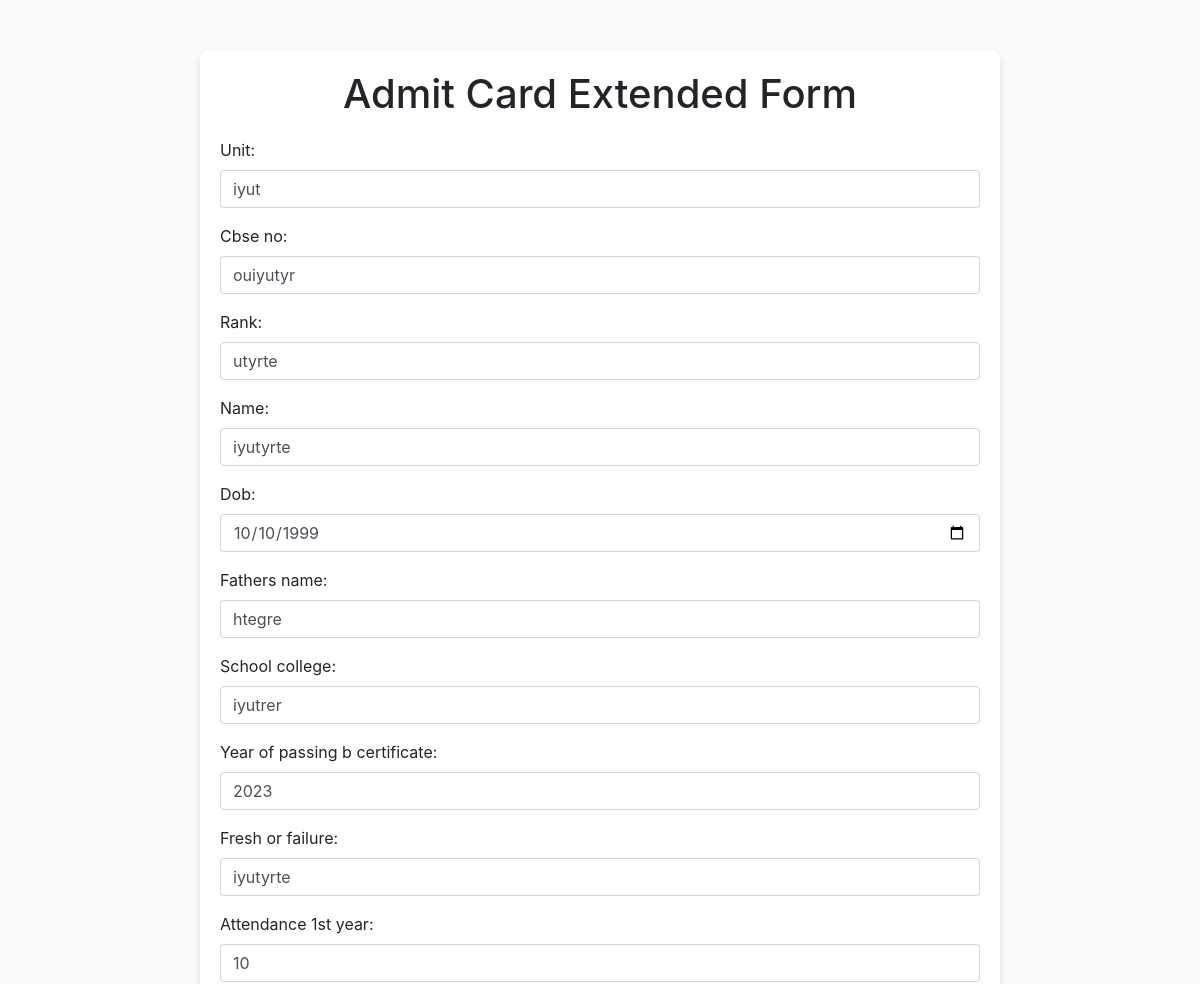
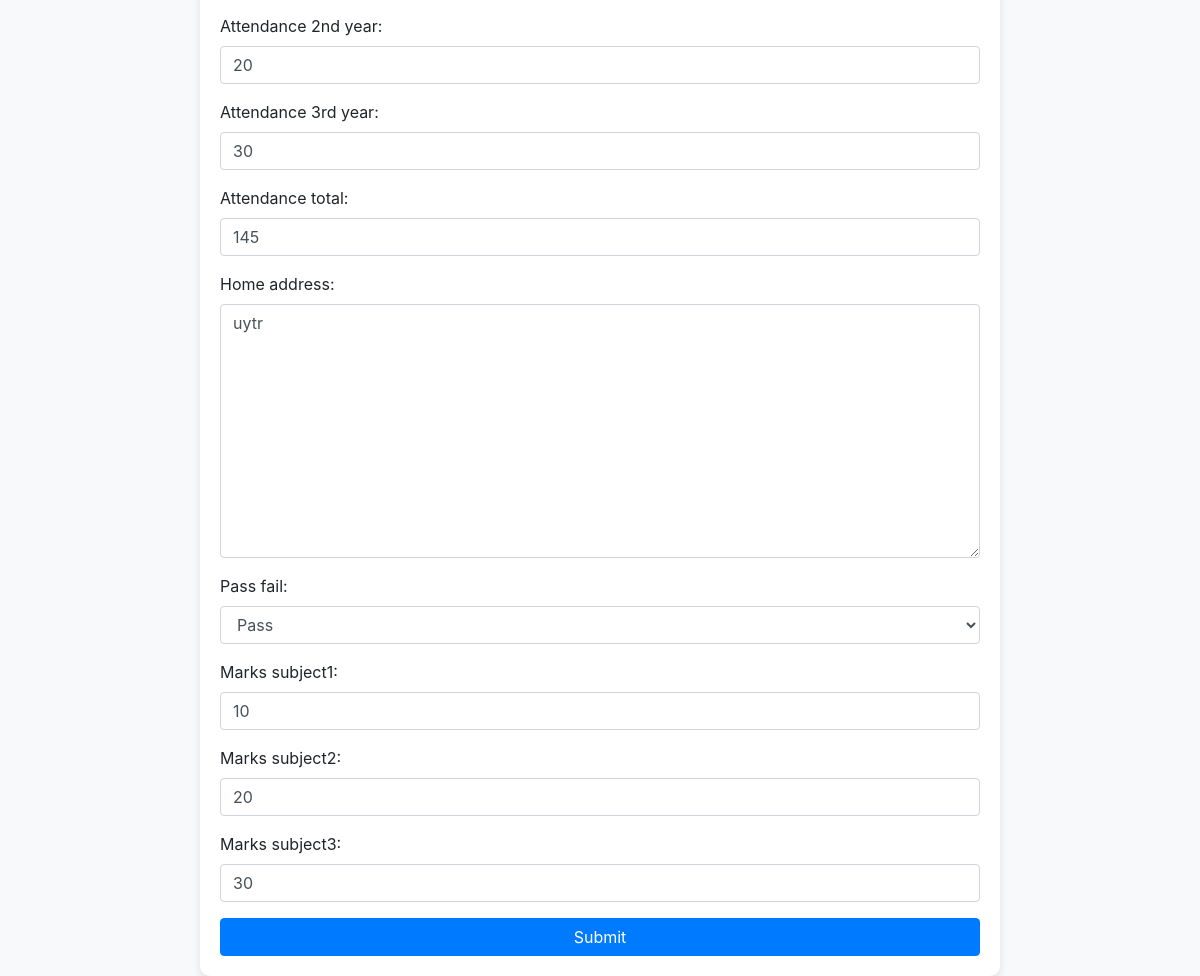
/extended/1/, run on the app's committed database (2 pictures, top to bottom).
### mainapp/models.py (models this page shows)
class StudentDetail(models.Model):
    unit = models.CharField(max_length=255)
    cbse_no = models.CharField(max_length=255)
    rank = models.CharField(max_length=255)
    name = models.CharField(max_length=255)
    dob = models.DateField()
    certificate = models.OneToOneField(Certificate, on_delete=models.CASCADE, null=True, blank=True)
    fathers_name = models.CharField(max_length=255)
    school_college = models.CharField(max_length=255)
    year_of_passing_b_certificate = models.CharField(max_length=255)
    attach_photo_b_certificate = models.ImageField(upload_to='media', blank=True, null=True)
    fresh_or_failure = models.CharField(max_length=255)
    attendance_1st_year = models.IntegerField()
    attendance_2nd_year = models.IntegerField()
    attendance_3rd_year = models.IntegerField()
    attendance_total = models.IntegerField()
    home_address = models.TextField()
    pass_fail = models.CharField(max_length=10, choices=[('Pass', 'Pass'), ('Fail', 'Fail')])
    marks_subject1 = models.IntegerField(blank=True, null=True)
    marks_subject2 = models.IntegerField(blank=True, null=True)
    marks_subject3 = models.IntegerField(blank=True, null=True)

### mainapp/views.py (the view)
# urls.py: path('extended/<int:student_id>/', student_detail_extended_view, name='student_detail_extended'),
def student_detail_extended_view(request, student_id):
    student = get_object_or_404(StudentDetail, id=student_id)
    if request.method == 'POST':
        form = StudentDetailExtendedForm(request.POST, request.FILES, instance=student)
        if form.is_valid():
            student = form.save(commit=False)
            if student.pass_fail == 'Pass':
                if not student.certificate:
                    if student.unit and student.rank:  # Adjust this condition as per your logic
                        certificate_type = f"{student.unit}_{student.rank}"
                        certificate = Certificate.objects.create(
                            Name=student.name,
                            DOB=student.dob,
                            Guardian=student.fathers_name,
                            CadetRank=student.rank,
                            CertificateType=certificate_type,  # Set CertificateType here
                            Unit=student.unit,
                            Institute=student.school_college,
                            user_image=student.attach_photo_b_certificate,
                        )
                        student.certificate = certificate
                        student.save()
                    else:
                        pass
                else:
                    certificate = student.certificate
                    certificate.Name = student.name
                    certificate.DOB = student.dob
                    certificate.Guardian = student.fathers_name
                    certificate.CadetRank = student.rank
                    certificate.Unit = student.unit
                    certificate.Institute = student.school_college
                    certificate.user_image = student.attach_photo_b_certificate
                    certificate.save()
            else:
                if student.certificate:
                    student.certificate.delete()
                    student.certificate = None
                    student.save()
            return redirect('dashboard')
    else:
        form = StudentDetailExtendedForm(instance=student)
    return render(request, 'student_detail_extended.html', {'form': form})

### mainapp/forms.py (called while the page is built, shortened)
    def handle_pass_fail(self, pass_fail_value):
        if pass_fail_value == 'Pass':
            self.fields['marks_subject1'].widget.attrs['style'] = 'display:block;'
            self.fields['marks_subject2'].widget.attrs['style'] = 'display:block;'
            self.fields['marks_subject3'].widget.attrs['style'] = 'display:block;'
            self.fields['marks_subject1'].required = True
            self.fields['marks_subject2'].required = True
            self.fields['marks_subject3'].required = True

### mainapp/templates/student_detail_extended.html (shortened to what this page needs)
<!DOCTYPE html>
<html lang="en">
<head>
    <link href="https://stackpath.bootstrapcdn.com/bootstrap/4.5.2/css/bootstrap.min.css" rel="stylesheet">
</head>
<body>
    <div class="container">
        <h1>Admit Card Extended Form</h1>
        <form method="post" enctype="multipart/form-data">
            <div class="form-group">
                {{ form.unit.label_tag }}
                {{ form.unit }}
            </div>
            <div class="form-group">
                {{ form.cbse_no.label_tag }}
                {{ form.cbse_no }}
            </div>
            <div class="form-group">
                {{ form.rank.label_tag }}
                {{ form.rank }}
            </div>
            <div class="form-group">
                {{ form.name.label_tag }}
                {{ form.name }}
            </div>
            <div class="form-group">
                {{ form.dob.label_tag }}
                {{ form.dob }}
            </div>
            <div class="form-group">
                {{ form.fathers_name.label_tag }}
                {{ form.fathers_name }}
            </div>
            <div class="form-group">
                {{ form.school_college.label_tag }}
                {{ form.school_college }}
            </div>
            <div class="form-group">
                {{ form.year_of_passing_b_certificate.label_tag }}
                {{ form.year_of_passing_b_certificate }}
            </div>
            <div class="form-group">
                {{ form.fresh_or_failure.label_tag }}
                {{ form.fresh_or_failure }}
            </div>
            <div class="form-group">
                {{ form.attendance_1st_year.label_tag }}
                {{ form.attendance_1st_year }}
            </div>
            <div class="form-group">
                {{ form.attendance_2nd_year.label_tag }}
                {{ form.attendance_2nd_year }}
            </div>
            <div class="form-group">
                {{ form.attendance_3rd_year.label_tag }}
                {{ form.attendance_3rd_year }}
            </div>
            <div class="form-group">
                {{ form.attendance_total.label_tag }}
                {{ form.attendance_total }}
            </div>
            <div class="form-group">
                {{ form.home_address.label_tag }}
                {{ form.home_address }}
            </div>
            <div class="form-group">
                {{ form.pass_fail.label_tag }}
                {{ form.pass_fail }}
            </div>
            <div class="form-group">
                {{ form.marks_subject1.label_tag }}
                {{ form.marks_subject1 }}
            </div>
            <div class="form-group">
                {{ form.marks_subject2.label_tag }}
                {{ form.marks_subject2 }}
            </div>
            <div class="form-group">
                {{ form.marks_subject3.label_tag }}
                {{ form.marks_subject3 }}
            </div>
            <button type="submit" class="btn btn-primary">Submit</button>
        </form>
    </div>
</body>
</html>

### mainapp/templates/student_detail_extended.html (style rules this page uses)
body { background-color: #f8f9fa; }
.container { max-width: 800px; margin-top: 50px; background: white; padding: 20px; border-radius: 10px; box-shadow: 0 4px 8px rgba(0, 0, 0, 0.1); }
h1 { text-align: center; margin-bottom: 20px; }
.btn-primary { width: 100%; }

### data on the page
StudentDetail: unit "iyut", cbse_no "ouiyutyr", rank "utyrte", name "iyutyrte", dob "10/10/1999", fathers_name "htegre", school_college "iyutrer", year_of_passing_b_certificate "2023", fresh_or_failure "iyutyrte", attendance_1st_year "10", attendance_2nd_year "20", attendance_3rd_year "30", attendance_total "145", home_address "uytr", pass_fail "Pass", marks_subject1 "10", marks_subject2 "20", marks_subject3 "30"
